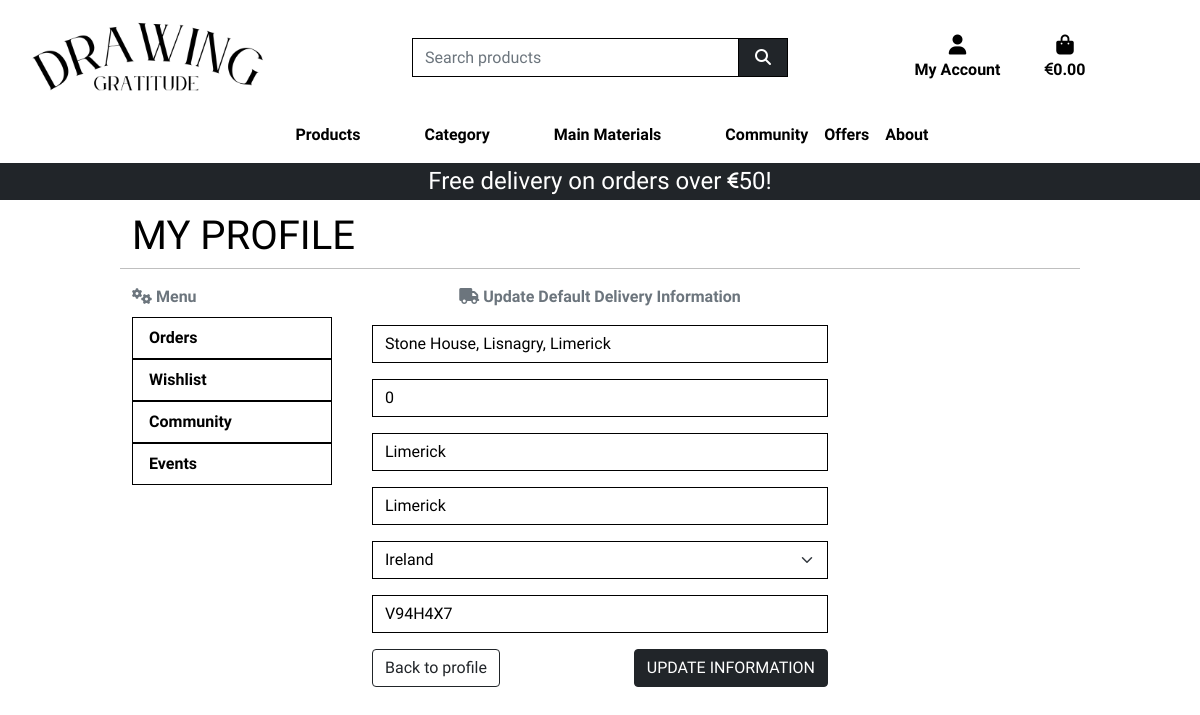
Before: /profile/update_profile/ (signed in) with the older database file.
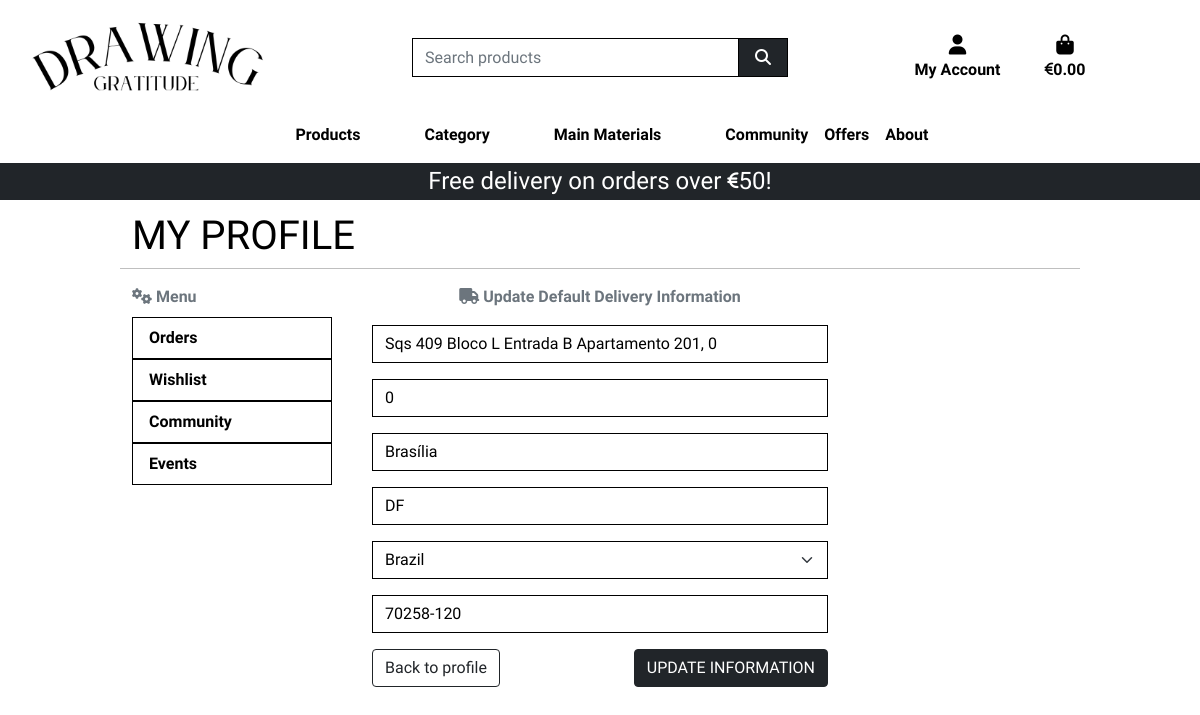
After: the same page with the newer database file.
### profiles/models.py (models this page shows, shortened)
class UserProfile(models.Model):
    user = models.OneToOneField(User, on_delete=models.CASCADE)
    default_phone_number = models.CharField(max_length=20, null=True, blank=True)
    default_street_address1 = models.CharField(max_length=80, null=True, blank=True)
    default_street_address2 = models.CharField(max_length=80, null=True, blank=True)
    default_town_or_city = models.CharField(max_length=40, null=True, blank=True)
    default_county = models.CharField(max_length=80, null=True, blank=True)
    default_country = CountryField(blank_label='Country', null=True, blank=True)
    default_postcode = models.CharField(max_length=20, null=True, blank=True)

### profiles/views.py (the view)
# urls.py: path('update_profile/', views.update_profile, name='update_profile'),
def update_profile(request):
    profile = get_object_or_404(UserProfile, user=request.user)
    if request.method == 'POST':
        form = UserProfileForm(request.POST, instance=profile)
        if form.is_valid():
            form.save()
            messages.success(request, 'Profile updated successfully')
            return redirect('profile')
        else:
            messages.error(request,
                           ('Update failed. Please ensure '
                            'the form is valid.'))
    else:
        form = UserProfileForm(instance=profile)
    template = 'profiles/update_profile.html'
    context = {
        'form': form,
        'on_profile_page': True,
    }
    return render(request, template, context)

### profiles/forms.py
class UserProfileForm(forms.ModelForm):
    class Meta:
        model = UserProfile
        exclude = ('user','default_phone_number',)
    def __init__(self, *args, **kwargs):
        super().__init__(*args, **kwargs)
        placeholders = {
            'default_postcode': 'Postal Code',
            'default_town_or_city': 'Town or City',
            'default_street_address1': 'Street Address 1',
            'default_street_address2': 'Street Address 2',
            'default_county': 'County, State or Locality',
        }
        for field in self.fields:
            if field != 'default_country':
                if self.fields[field].required:
                    placeholder = f'{placeholders[field]} *'
                else:
                    placeholder = placeholders[field]
                self.fields[field].widget.attrs['placeholder'] = placeholder
            self.fields[field].widget.attrs['class'] = 'border-black rounded-0 profile-form-input'
            self.fields[field].label = False

### profiles/templates/profiles/update_profile.html (shortened to what this page needs)
{% extends "base.html" %}
{% load static %}
{% load crispy_forms_tags %}
{% block extra_css %}
    <link rel="stylesheet" href="{% static 'profiles/css/profile.css' %}">
{% endblock %}
{% block page_header %}
    <div class="container header-container">
    </div>
{% endblock %}
{% block content %}
    <div class="container">
        <div class="row">
            <h1 class="text-uppercase mt-5 mb-2">My Profile</h1>
            <hr>
        </div>
        <div class="row">
            <div class="col-3">
                {% include 'includes/profile_navbar.html' %}
            </div>
            <div class="col-6">
                <p class="text-muted text-center"><i class="fa-solid fa-truck"></i> Update Default Delivery Information</p>
                <form class="mt-3" action="{% url 'update_profile' %}" method="POST" id="profile-update-form">
                    {{ form|crispy }}
                    <button class="btn btn-dark text-uppercase float-end">Update Information</button>
                </form>
                <a class="btn btn-outline-dark" href="{% url 'profile' %}">Back to profile</a>
            </div>
        </div>
    </div>
{% endblock %}

Changed rows visible on the page:
changed UserProfile: default_street_address1 "Stone House, Lisnagry, Limerick" → "Sqs 409 Bloco L Entrada B Apartamento 201, 0"; default_town_or_city "Limerick" → "Brasília"; default_county "Limerick" → "DF"; default_country "Ireland" → "Brazil"; default_postcode "V94H4X7" → "70258-120"
